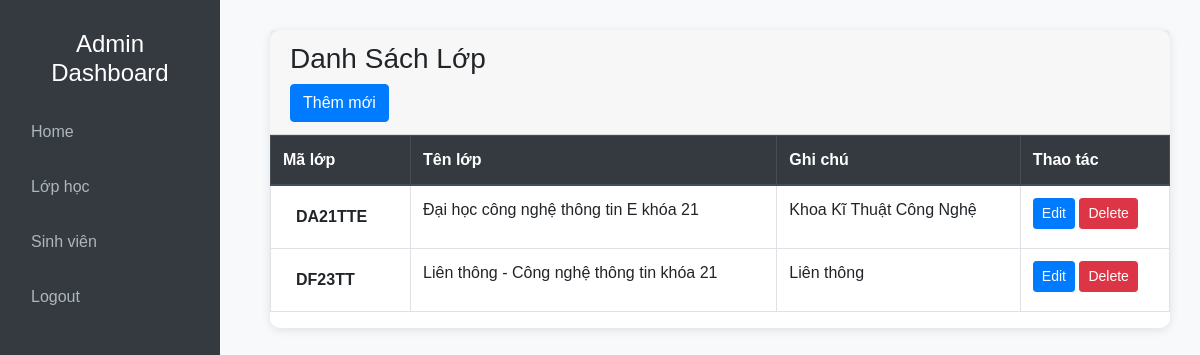
Before: /admin/index.php?action=qllop&query=lietke with the older database file.
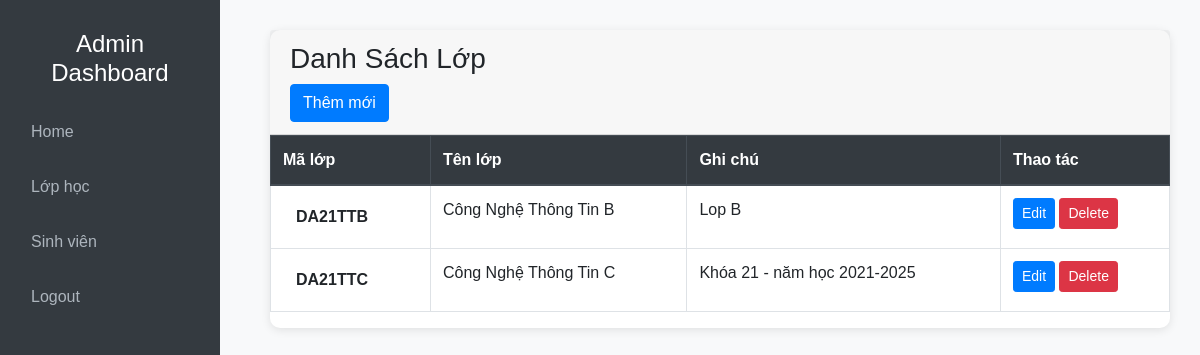
After: the same page with the newer database file.
### tables this page shows
CREATE TABLE `lophoc` (
  `maLop` varchar(12) NOT NULL,
  `tenLop` varchar(100) NOT NULL,
  `ghiChu` varchar(100) NOT NULL
);

### admin/modules/qlLop/lietke.php (the view)
<?php
    $sql = "SELECT * FROM lophoc";
    $query = mysqli_query($conn, $sql);
?>
<div class="card">
        <div class="card-header ">
            <h3>Danh Sách Lớp</h3>
            <a class = "btn btn-primary" href = "index.php?action=qllop&query=them">Thêm mới</a>
        </div>
        <table class="table table-bordered table-hover">
            <thead class="thead-dark">
                <tr>
                    <th scope="col">Mã lớp</th>
                    <th scope="col">Tên lớp</th>
                    <th scope="col">Ghi chú</th>
                    <th scope="col">Thao tác</th>
                </tr>
            </thead>
            <tbody>
            <?php while($row = mysqli_fetch_assoc($query)){?>
                <tr>
                    <th><a class="btn " href="index.php?action=qllop&query=showup&malop=<?php echo $row ['maLop']?>"><b><?php echo $row['maLop'] ?></b></a></th>
                    <td><?php echo $row['tenLop']?></td>
                    <td><?php echo $row['ghiChu']?></td>
                    <td>
                        <a href="?action=qllop&query=sua&malop=<?php echo $row['maLop']?>" class="btn btn-sm btn-primary"  type="submit" >Edit</a>
                        <a onclick = "return confirm('Bạn có thực sự muốn xóa không?')" href="modules/qlLop/xuly.php?malop=<?php echo $row['maLop']; ?>" class="btn btn-sm btn-danger" type="submit">Delete</a>
                    </td>
                </tr>
            <?php } ?>
            </tbody>
        </table>
    </div>

Changed rows visible on the page:
removed lophoc: maLop "DA21TTE", tenLop "Đại học công nghệ thông tin E khóa 21", ghiChu "Khoa Kĩ Thuật Công Nghệ"
removed lophoc: maLop "DF23TT", tenLop "Liên thông - Công nghệ thông tin khóa 21", ghiChu "Liên thông"
added lophoc: maLop "DA21TTB", tenLop "Công Nghệ Thông Tin B", ghiChu "Lop B"
added lophoc: maLop "DA21TTC", tenLop "Công Nghệ Thông Tin C", ghiChu "Khóa 21 - năm học 2021-2025"
